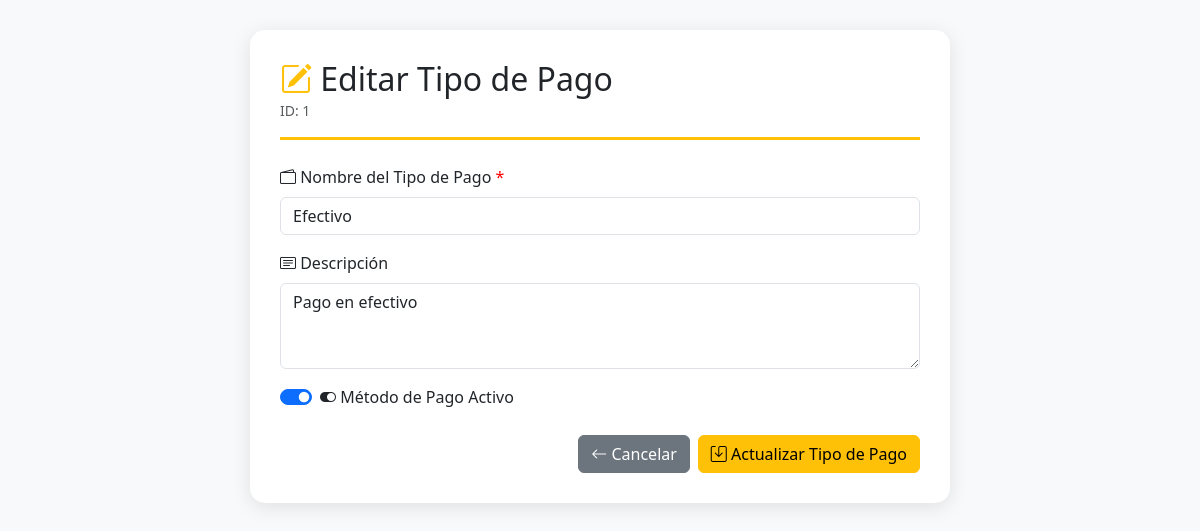
Screenshot of /index.php?action=editarTipoPago&tipo_pago_id=1 (signed in) with the database file from the repository.
### tables this page shows
CREATE TABLE `tipo_pago` (
  `tipo_pago_id` int(11) NOT NULL,
  `nombre_pago` varchar(50) NOT NULL,
  `descripcion` text DEFAULT NULL,
  `activo` tinyint(1) DEFAULT 1
);

### controllers/TipoPagoController.php (called while the page is built, shortened)
<?php
require_once __DIR__ . '/../models/TipoPago.php';
class TipoPagoController {
    private $tipoPago;
    public function __construct($db) {
        $this->tipoPago = new TipoPago($db);
    }
    public function obtenerTipoPago($tipo_pago_id) {
        return $this->tipoPago->getById($tipo_pago_id);
    }
}
?>

### models/TipoPago.php (called while the page is built, shortened)
<?php
class TipoPago {
    private $conn;
    private $table_name = "tipo_pago";
    public function __construct($db) {
        $this->conn = $db;
    }
    public function getById($tipo_pago_id) {
        $query = "SELECT * FROM " . $this->table_name . "
                  WHERE tipo_pago_id = :tipo_pago_id LIMIT 1";
        $stmt = $this->conn->prepare($query);
        $stmt->bindParam(":tipo_pago_id", $tipo_pago_id);
        $stmt->execute();
        return $stmt->fetch(PDO::FETCH_ASSOC);
    }
}
?>

### views/EditarTipoPago.php (the view, shortened to what this page needs)
<!DOCTYPE html>
<html lang="es">
<head>
    <link href="https://cdn.jsdelivr.net/npm/bootstrap@5.3.2/dist/css/bootstrap.min.css" rel="stylesheet">
    <link href="https://cdn.jsdelivr.net/npm/bootstrap-icons@1.11.1/font/bootstrap-icons.css" rel="stylesheet">
</head>
<body>
<div class="container">
    <div class="form-container">
        <div class="form-header">
            <h2 class="mb-0">
                <i class="bi bi-pencil-square text-warning"></i>
                Editar Tipo de Pago
            </h2>
            <small class="text-muted">ID: <?= $tipoPago['tipo_pago_id'] ?></small>
        </div>
        <form method="POST" action="index.php?action=actualizarTipoPago">
            <div class="row g-3">
                <div class="col-12">
                    <label for="nombre_pago" class="form-label required-field">
                        <i class="bi bi-wallet2"></i> Nombre del Tipo de Pago
                    </label>
                    <input type="text"
                           class="form-control"
                           id="nombre_pago"
                           name="nombre_pago"
                           value="<?= htmlspecialchars($tipoPago['nombre_pago']) ?>"
                           required>
                </div>
                <div class="col-12">
                    <label for="descripcion" class="form-label">
                        <i class="bi bi-card-text"></i> Descripción
                    </label>
                    <textarea class="form-control"
                              id="descripcion"
                              name="descripcion"
                              rows="3"><?= htmlspecialchars($tipoPago['descripcion'] ?? '') ?></textarea>
                </div>
                <div class="col-12">
                    <div class="form-check form-switch">
                        <input class="form-check-input"
                               type="checkbox"
                               id="activo"
                               name="activo"
                               <?= $tipoPago['activo'] ? 'checked' : '' ?>>
                        <label class="form-check-label" for="activo">
                            <i class="bi bi-toggle-on"></i>
                            Método de Pago Activo
                        </label>
                    </div>
                </div>
            </div>
            <div class="d-grid gap-2 d-md-flex justify-content-md-end mt-4">
                <a href="index.php?action=listarTiposPago" class="btn btn-secondary">
                    <i class="bi bi-arrow-left"></i> Cancelar
                </a>
                <button type="submit" class="btn btn-warning">
                    <i class="bi bi-save"></i> Actualizar Tipo de Pago
                </button>
            </div>
        </form>
    </div>
</div>
</body>
</html>

### views/EditarTipoPago.php (style rules this page uses)
body { background-color: #f8f9fa; }
.form-container { max-width: 700px; margin: 30px auto; padding: 30px; background: white; border-radius: 15px; box-shadow: 0 4px 20px rgba(0,0,0,0.1); }
.form-header { border-bottom: 3px solid #ffc107; padding-bottom: 15px; margin-bottom: 25px; }
.required-field::after { content: " *"; color: red; }

### rows the page displays
tipo_pago: tipo_pago_id "1", nombre_pago "Efectivo", descripcion "Pago en efectivo", activo "☑"
